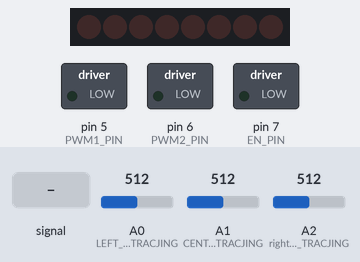
Bench run of a sketch on a simulated Arduino Uno, built with avr-gcc and run on an emulated ATmega328P. Shown: 8 shift-register outputs drawn as a row of LEDs (first output left, lit = HIGH), switched loads named in the sketch (green lamp = pin HIGH). Wiring (inferred from the names in the program): shift register (74HC595): data pin 8; shift clock pin 2; latch pin 4. Wiring (inferred from the signals the program sends): row of LEDs: on Q0, Q1, Q2, Q3, Q4, Q5, Q6, Q7. The test bench sets the inputs (shaded band); at power-on: A0 (LEFT_LINE_TRACJING) = 512, A2 (right_LINE_TRACJING) = 512, A1 (CENTER_LINE_TRACJING) = 512. Pins used as bus, display or sensor lines are not drawn.

Above: at 1.2 s.
1.3 s: A1 (CENTER_LINE_TRACJING) fed a 1000 Hz sine of ±255 counts around its level
2.8 s: A0 (LEFT_LINE_TRACJING) set to 491
At 4.16 s:
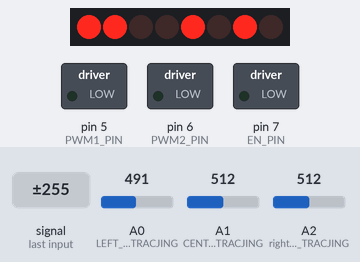
Timing chart, 0 to 4.7 s (numbered marks = the images above; inputs shaded):
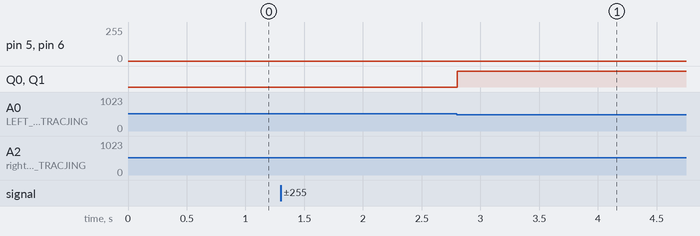

Measured:
- the behaviour switches between 500 and 499 on A0 (LEFT_LINE_TRACJING) (found by bisection; images 0 and 1)
- after the input at 2.8 s, Q0, Q1: LOW → HIGH at once

The sketch:

5_Tracking.ino
```cpp
// PWM control pin
#define PWM1_PIN            5
#define PWM2_PIN            6
// 74HCT595N chip pin
#define SHCP_PIN            2                               // The displacement of the clock
#define EN_PIN              7                               // Can make control
#define DATA_PIN            8                               // Serial data
#define STCP_PIN            4                               // Memory register clock

#define LEFT_LINE_TRACJING          A0
#define CENTER_LINE_TRACJING        A1
#define right_LINE_TRACJING         A2

const int Forward       = 92;                               // forward
const int Backward      = 163;                              // back
const int Turn_Left     = 149;                              // left translation
const int Turn_Right    = 106;                              // Right translation
const int Top_Left      = 20;                               // Upper left mobile
const int Bottom_Left   = 129;                              // Lower left mobile
const int Top_Right     = 72;                               // Upper right mobile
const int Bottom_Right  = 34;                               // The lower right move
const int Stop          = 0;                                // stop
const int Contrarotate  = 172;                              // Counterclockwise rotation
const int Clockwise     = 83;                               // Rotate clockwise

int Left_Tra_Value;
int Center_Tra_Value;
int Right_Tra_Value;
int Black_Line = 500;

void setup()
{
    pinMode(SHCP_PIN, OUTPUT);
    pinMode(EN_PIN, OUTPUT);
    pinMode(DATA_PIN, OUTPUT);
    pinMode(STCP_PIN, OUTPUT);
    pinMode(PWM1_PIN, OUTPUT);
    pinMode(PWM2_PIN, OUTPUT);

    pinMode(LEFT_LINE_TRACJING, INPUT);
    pinMode(CENTER_LINE_TRACJING, INPUT);
    pinMode(right_LINE_TRACJING, INPUT);
}

void loop()
{
    Left_Tra_Value = analogRead(LEFT_LINE_TRACJING);
    Center_Tra_Value = analogRead(CENTER_LINE_TRACJING);
    Right_Tra_Value = analogRead(right_LINE_TRACJING);
    if (Left_Tra_Value < Black_Line && Center_Tra_Value >= Black_Line && Right_Tra_Value < Black_Line)
    {
        Motor(Forward, 250);//175
    }
    else if (Left_Tra_Value >= Black_Line && Center_Tra_Value >= Black_Line && Right_Tra_Value < Black_Line)
    {
        Motor(Contrarotate, 230);//165
    }
    else if (Left_Tra_Value >= Black_Line && Center_Tra_Value < Black_Line && Right_Tra_Value < Black_Line)
    {
        Motor(Contrarotate, 250);//190
    }
    else if (Left_Tra_Value < Black_Line && Center_Tra_Value < Black_Line && Right_Tra_Value >= Black_Line)
    {
        Motor(Clockwise, 250);//190
    }
    else if (Left_Tra_Value < Black_Line && Center_Tra_Value >= Black_Line && Right_Tra_Value >= Black_Line)
    {
        Motor(Clockwise, 230);//165
    }
    else if (Left_Tra_Value >= Black_Line && Center_Tra_Value >= Black_Line && Right_Tra_Value >= Black_Line)
    {
        Motor(Stop, 0);
    }
}

void Motor(int Dir, int Speed)
{
    digitalWrite(EN_PIN, LOW);
    analogWrite(PWM1_PIN, Speed);
    analogWrite(PWM2_PIN, Speed);

    digitalWrite(STCP_PIN, LOW);
    shiftOut(DATA_PIN, SHCP_PIN, MSBFIRST, Dir);
    digitalWrite(STCP_PIN, HIGH);
}
```
